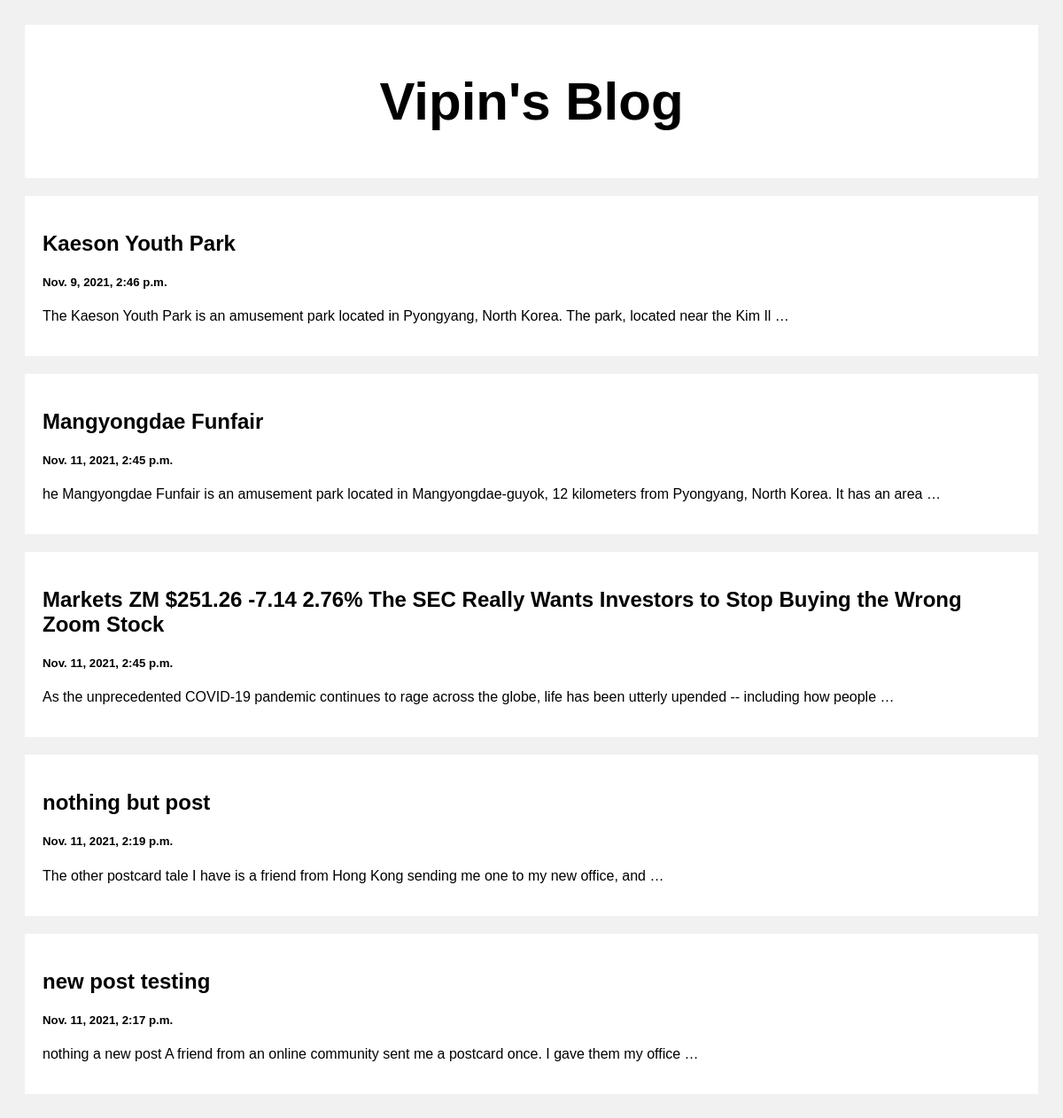
The page / on the database its author committed.
### posts/models.py (models this page shows)
class Post(models.Model):
    title = models.CharField(max_length=100)
    body = models.CharField(max_length=1000000)
    created_at = models.DateTimeField(default=datetime.now, blank=True)

### posts/views.py (the view)
# urls.py: path('', views.index, name='index'),
def index(request):
    posts = Post.objects.all()
    return render(request,'index.html',{'posts':posts})

### templates/index.html (shortened to what this page needs)
<!DOCTYPE html>
<html>
<head>
</head>
<body>
<div class="header">
  <h2>Vipin's Blog</h2>
</div>
<div class="row">
  <div class="leftcolumn">
    {% for post in posts reversed %}
    <div class="card">
      <a style="text-decoration: none; color: black;" href="/post/{{post.id}}">
        <h2>{{post.title}}</h2>
        <h5>{{post.created_at}}</h5>
        <p>{{post.body|truncatewords:20}}</p>
      </a>
    </div>
    {% endfor %}
  </div>
</div>
</body>
</html>

### templates/index.html (style rules this page uses)
* { box-sizing: border-box; }
body { font-family: Arial; padding: 20px; background: #f1f1f1; }
.header { padding: 2px; font-size: 40px; text-align: center; background: white; }
.leftcolumn { float: left; width: 100%; }
.card { background-color: white; padding: 20px; margin-top: 20px; }
.row:after { content: ""; display: table; clear: both; }

### rows shown on the page
Post: title "Kaeson Youth Park", created_at "Nov. 9, 2021, 2:46 p.m.", body "The Kaeson Youth Park is an amusement park located in Pyongyang, North Korea. The park, located near the Kim Il …"
Post: title "Mangyongdae Funfair", created_at "Nov. 11, 2021, 2:45 p.m.", body "he Mangyongdae Funfair is an amusement park located in Mangyongdae-guyok, 12 kilometers from Pyongyang, North Korea. It has an area …"
Post: title "Markets ZM $251.26 -7.14 2.76% The SEC Really Wants Investors to Stop Buying the Wrong Zoom Stock", created_at "Nov. 11, 2021, 2:45 p.m.", body "As the unprecedented COVID-19 pandemic continues to rage across the globe, life has been utterly upended -- including how people …"
Post: title "nothing but post", created_at "Nov. 11, 2021, 2:19 p.m.", body "The other postcard tale I have is a friend from Hong Kong sending me one to my new office, and …"
Post: title "new post testing", created_at "Nov. 11, 2021, 2:17 p.m.", body "nothing a new post A friend from an online community sent me a postcard once. I gave them my office …"
